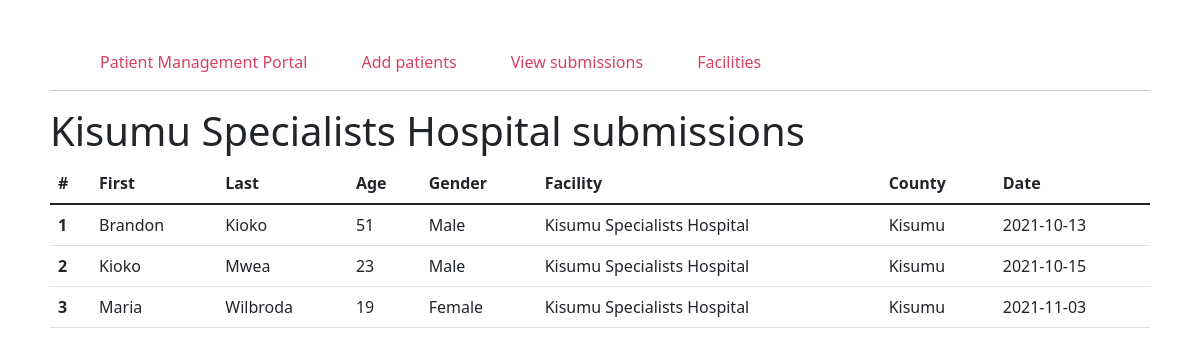
The app's page /Kisumu Specialists Hospital/summary with its own data.
### tables this page shows
CREATE TABLE patient_registration (
    id INTEGER PRIMARY KEY AUTOINCREMENT,
    created TIMESTAMP NOT NULL DEFAULT CURRENT_TIMESTAMP,
    first_name TEXT NOT NULL,
    last_name TEXT NOT NULL,
    gender TEXT NOT NULL,
    age INTEGER NOT NULL,
    facility TEXT NOT NULL,
    county TEXT NOT NULL,
    reg_date DATE NOT NULL,
    reg_month TEXT NOT NULL,
    reg_year TEXT NOT NULL
);

### Management_Portal/routes.py (the view)
@routes_blueprint.route('/<facility>/summary', methods=["GET", "POST"])
def summary(facility):
    conn = get_db_connection()
    facility_summary = conn.execute('SELECT * FROM patient_registration WHERE facility = ?', [facility]).fetchall()
    conn.close()
    num = 0
    summary = []
    for row in facility_summary:
        num += 1
        summ_obj = {}
        summ_obj['number'] = num
        summ_obj['first'] = row[2]
        summ_obj['last'] = row[3]
        summ_obj['gender'] = row[4]
        summ_obj['age'] = row[5]
        summ_obj['facility'] = row[6]
        summ_obj['county'] = row[7]
        summ_obj['reg_date'] = row[8]
        summary.append(summ_obj)
    return render_template('summary.html', facility=facility, summary=summary)

### Management_Portal/routes.py (called while the page is built)
def get_db_connection():
    conn = sqlite3.connect('patient_reg.db')
    conn.row_factory = sqlite3.Row
    return conn

### Management_Portal/templates/summary.html
{% extends 'base.html' %}
{% block content %}
    <h1> {{facility}} submissions</h1>
        <table class="table" id="submissions">
        <thead>
            <tr>
                <th scope="col">#</th>
                <th scope="col">First</th>
                <th scope="col">Last</th>
                <th scope="col">Age</th>
                <th scope="col">Gender</th>
                <th scope="col">Facility</th>
                <th scope="col">County</th>
                <th scope="col">Date</th>
            </tr>
        </thead>
        <tbody>
            {% for data in summary %}
                <tr>
                    <th scope="row">{{ data['number'] }}</th>
                    <td>{{ data['first'] }}</td>
                    <td>{{ data['last'] }}</td>
                    <td>{{ data['age'] }}</td>
                    <td>{{ data['gender'] }}</td>
                    <td>{{ data['facility'][0:40] }}</td>
                    <td>{{ data['county'] }}</td>
                    <td>{{ data['reg_date'] }}</td>
                </tr>
            {% endfor %}
        </tbody>
    </table>
{% endblock %}

### Management_Portal/static/css/style.css (style rules this page uses)
body { padding:50px }

### records on screen
patient_registration: number "1", first "Brandon", last "Kioko", age "51", gender "Male", facility "Kisumu Specialists Hospital", county "Kisumu", reg_date "2021-10-13"
patient_registration: number "2", first "Kioko", last "Mwea", age "23", gender "Male", facility "Kisumu Specialists Hospital", county "Kisumu", reg_date "2021-10-15"
patient_registration: number "3", first "Maria", last "Wilbroda", age "19", gender "Female", facility "Kisumu Specialists Hospital", county "Kisumu", reg_date "2021-11-03"

### other values on screen
{{ facility }} "Kisumu Specialists Hospital"
